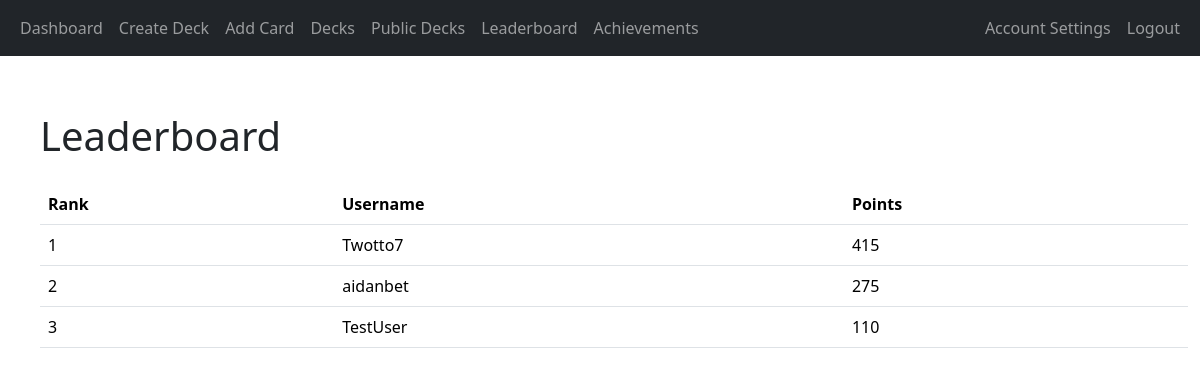
The page /leaderboard (signed in) on the database as committed earlier.
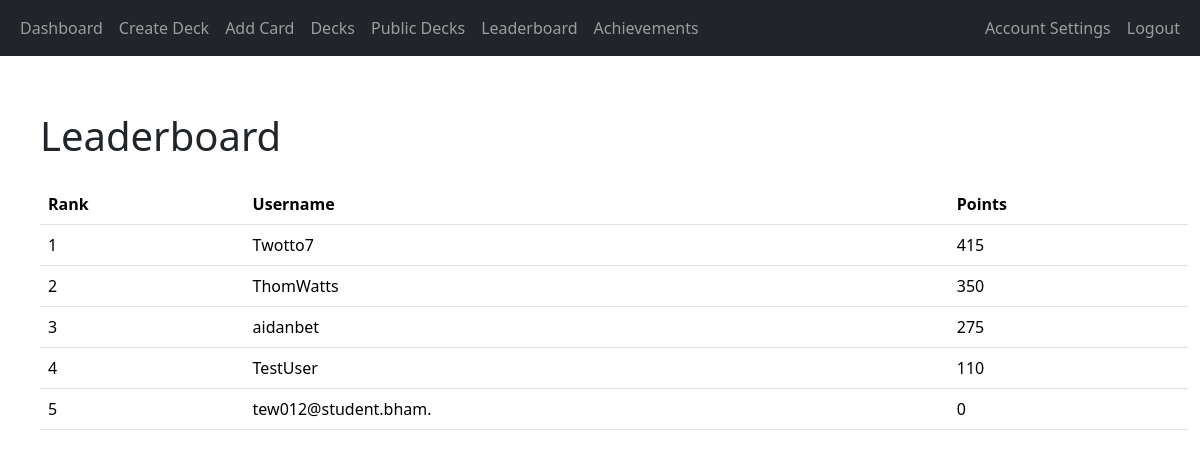
The same page on the database as committed later.
### app/auth/models.py (models this page shows, shortened)
class User(db.Model, UserMixin):
    user_id = db.Column(db.Integer, primary_key=True)
    username = db.Column(db.String(80), unique=True, nullable=False)
    email = db.Column(db.String(120), unique=True, nullable=False)
    password_hash = db.Column(db.String(128), nullable=False)
    points = db.Column(db.Integer, default=0)  # Add points column
    achievements = db.relationship('UserAchievement', back_populates='user', cascade='all, delete-orphan')
    login_events = db.relationship('LoginEvent', backref='user', cascade='all, delete-orphan', lazy=True)
    decks = db.relationship('Deck', backref='user', cascade='all, delete-orphan', lazy=True)

### app/gamification/routes.py (the view)
@gamification_blueprint.route('/leaderboard')
@login_required
def leaderboard():
    users = User.query.order_by(User.points.desc()).limit(10).all()  # Get top 10 users
    return render_template('leaderboard.html', users=users)

### app/__init__.py (called while the page is built)
@login_manager.user_loader
def load_user(user_id):
    return User.query.get(int(user_id))

### app/gamification/templates/leaderboard.html (shortened to what this page needs)
{% extends "base.html" %}
{% block content %}
<div class="container mt-4">
    <h1 class="mb-4">Leaderboard</h1>
    <table class="table">
        <thead>
            <tr>
                <th>Rank</th>
                <th>Username</th>
                <th>Points</th>
            </tr>
        </thead>
        <tbody>
            {% for user in users %}
            <tr>
                <td>{{ loop.index }}</td>
                <td>{{ user.username }}</td>
                <td>{{ user.points }}</td>
            </tr>
            {% endfor %}
        </tbody>
    </table>
</div>
{% endblock %}

### app/templates/base.html (shortened to what this page needs)
<!doctype html>
<html lang="en">
<head>
    <link href="https://cdn.jsdelivr.net/npm/bootstrap@5.3.2/dist/css/bootstrap.min.css" rel="stylesheet"
>
    <link rel="stylesheet" href="{{ url_for('static', filename='styles.css') }}">
</head>
<body>
<header class="site-header">
    <nav class="navbar navbar-expand-sm navbar-dark bg-dark">
        <div class="container-fluid">
            <div class="collapse navbar-collapse" id="navbarToggle">
                <div class="navbar-nav me-auto">
                    {% if current_user.is_authenticated %}
                    <a class="nav-item nav-link" href="{{ url_for('main.dashboard') }}">Dashboard</a>
                        <a class="nav-item nav-link" href="{{ url_for('decks.create_deck') }}">Create Deck</a>
                        <a class="nav-item nav-link" href="{{ url_for('decks.add_card') }}">Add Card</a>
                    <a class="nav-item nav-link" href="{{ url_for('decks.decks') }}">Decks</a>
                        <a class="nav-item nav-link" href="{{ url_for('decks.public_decks') }}">Public Decks</a>
                        <a class="nav-item nav-link" href="{{ url_for('gamification.leaderboard') }}">Leaderboard</a>
                        <a class="nav-item nav-link" href="{{ url_for('gamification.user_achievements') }}">Achievements</a>
                </div>
                <div class="navbar-nav ms-auto">
                    <a class="nav-link" href="{{ url_for('auth.account_settings') }}">Account Settings</a>
                    <a class="nav-item nav-link" href="{{ url_for('auth.logout') }}">Logout</a>
                    {% else %}
                    <a class="nav-item nav-link" href="{{ url_for('main.index') }}">Home</a>
                </div>
                <div class="navbar-nav ms-auto">
                    <a class="nav-item nav-link" href="{{ url_for('auth.login') }}">Login</a>
                    <a class="nav-item nav-link" href="{{ url_for('auth.register') }}">Register</a>
                    {% endif %}
                </div>
            </div>
        </div>
    </nav>
</header>
<main role="main" class="container-fluid">
    <div class="row mt-2 ms-3">
        <div class="col-auto text-center">
        </div>
    </div>
    <div class="row mt-3 ms-3">
        {% block content %}{% endblock %}
    </div>
</main>
</body>
</html>

Rows that differ between the two databases and show on the page:
added User: username "ThomWatts", points "350"
added User: username "tew012@student.bham.", points "0"
